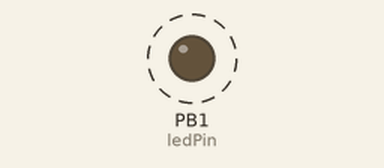
Bench run of a sketch on a simulated ATtiny85, built with avr-gcc and run on an emulated ATtiny85. Shown: output pins drawn as LEDs (lit = HIGH). Dashed ring = blinking.

Above: at 0.2 s.
Timing chart, 0 to 3.0 s (numbered marks = the images above):
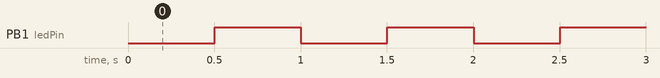

The sketch:

ATTiny85HelloBlink.ino
```cpp
// BLinking LED Sketch For Advanced Prototyping
int ledPin =  1;

unsigned long endTime = 0;
long interval = 500;         // controls speed of blinking LED

int ledBlink = LOW;

void setup() {
  pinMode(ledPin, OUTPUT);
}

void loop() {

  unsigned long startTime = millis();         // starts millis timer

  if (startTime - endTime >= interval) {
    endTime = startTime;        // resets timer

    if (ledBlink == LOW) {
      ledBlink = HIGH;
    } else {
      ledBlink = LOW;
    }

    digitalWrite(ledPin, ledBlink);
  }
}
```

Measured:
- by itself, PB1 (ledPin): alternates HIGH for 0.50 s and LOW for 0.50 s
